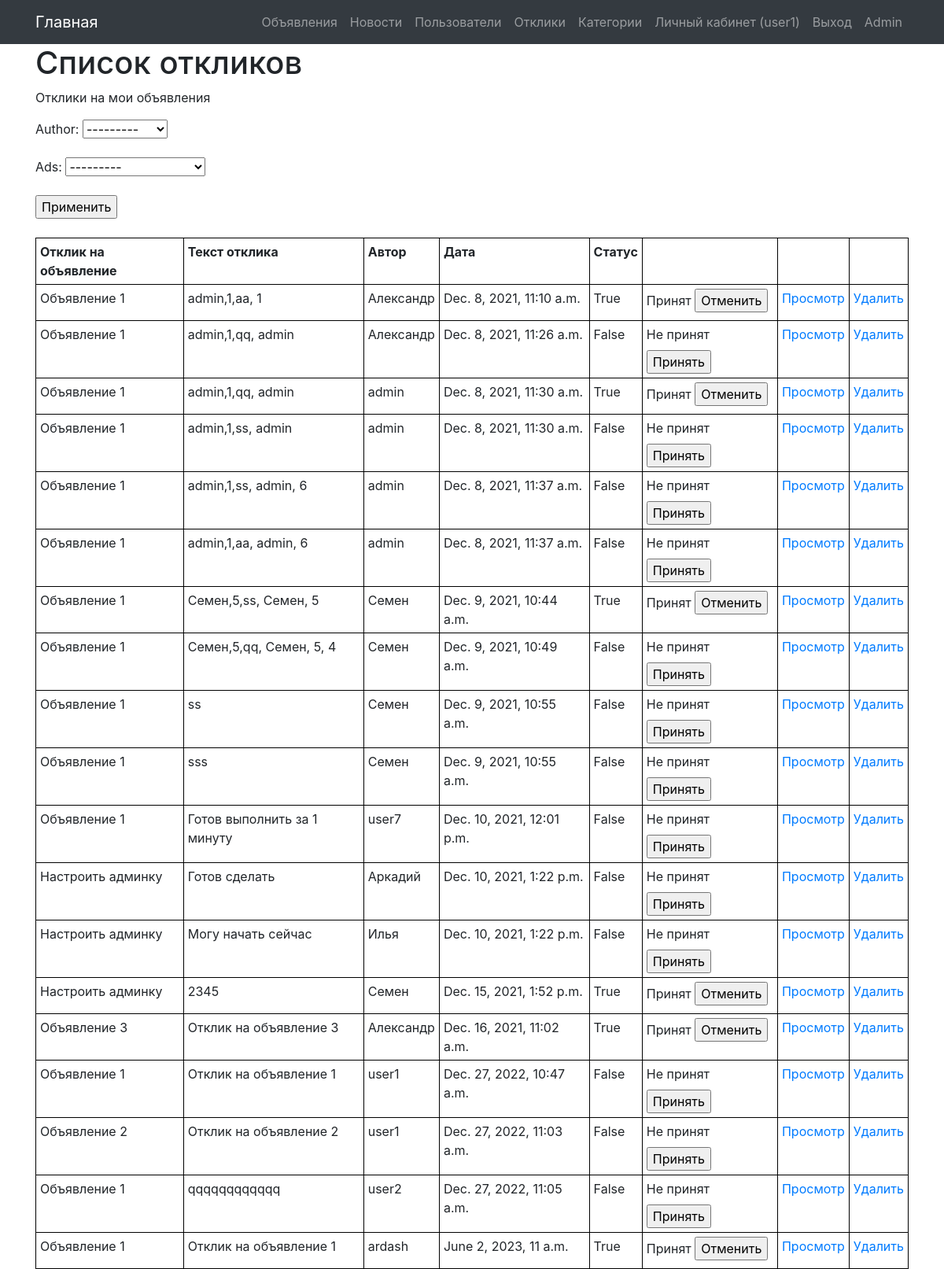
/answer/ (signed in), run on the app's committed database.
### ads/models.py (models this page shows, shortened)
class Answer(models.Model):
    author = models.ForeignKey(Author, on_delete=models.CASCADE)
    text = models.TextField()
    ads = models.ForeignKey(Ads, on_delete=models.CASCADE)
    date = models.DateTimeField(auto_now_add=True)
    status = models.BooleanField(default=False)
    class Meta:
        verbose_name = 'Отклик'
        verbose_name_plural = 'Отклики'

class Ads(models.Model):
    author = models.ForeignKey(Author, on_delete=models.CASCADE)
    title = models.CharField(max_length=128)
    text = RichTextUploadingField(blank=True, null=True)
    category = models.ForeignKey(Category, on_delete=models.CASCADE)
    date = models.DateTimeField(auto_now_add=True)
    def __str__(self):
        return f'{self.title}'
    class Meta:
        verbose_name = 'Объявление'
        verbose_name_plural = 'Обявлении'

class Author(models.Model):
    authorUser = models.OneToOneField(User, on_delete=models.CASCADE)
    def __str__(self):
        return f'{self.authorUser}'
    class Meta:
        verbose_name = 'Автор'
        verbose_name_plural = 'Авторы'

### ads/views.py (the view, shortened to what this page needs)
# urls.py: path('answer/', views.AnswerList.as_view(), name='answer_list'),
class AnswerList(ListView):
    model = Answer
    context_object_name = 'answers'
    template_name = 'answer-list.html'
    def get_filter(self):
        user = User.objects.get(id=self.request.user.id)
        queryset=Answer.objects.filter(ads__author=user.id).order_by('-date')
        return AnswerFilter(self.request.GET, queryset)
    def get_queryset(self):
        return self.get_filter().qs
    def get_context_data(self, **kwargs):
        context = super().get_context_data(**kwargs)
        context['filter'] = self.get_filter()
        context['answer_list'] = Answer.objects.all()
        return context

### templates/answer-list.html (shortened to what this page needs)
{% extends 'default.html' %}
{% block title %}
    Список откликов
{% endblock title %}
{% block content %}
<p>Отклики на мои объявления</p>
<form method="get">
    {{ filter.form.as_p }}
    <input type="submit" value="Применить">
</form>
{% if answer_list %}
<br>
<table>
    <tr>
        <td>
            <b>Отклик на объявление</b>
        </td>
        <td>
            <b>Текст отклика</b>
        </td>
        <td>
            <b>Автор</b>
        </td>
        <td>
            <b>Дата</b>
        </td>
        <td>
            <b>Статус</b>
        </td>
        <td></td>
        <td></td>
        <td></td>
    </tr>
    {% for answer in answer_list %}
    <tr>
        <td>
            {{ answer.ads.title }}
        </td>
        <td>
            {{ answer.text }}
        </td>
        <td>
            {{ answer.author }}
        </td>
        <td>
            {{ answer.date }}
        </td>
        <td>
            {{ answer.status }}
        </td>
        <td>
            {% if not answer.status %}
                <form method="POST">
                    <label for="name">Не принят </label>
                    <input type="submit" value='Принять'>
                </form>
            {% else %}
                <form method="POST">
                    <label for="name">Принят </label>
                    <input type="submit" value="Отменить">
                </form>
            {% endif %}
        </td>
        <td>
            <a href="{% url 'answer' answer.id %}">Просмотр</a>
        </td>
        <td>
            <a href="{% url 'answer_delete' answer.id %}">Удалить</a>
        </td>
    </tr>
    {% endfor %}
</table>
{% endif %}
{% endblock content %}

### templates/default.html (shortened to what this page needs)
{% load static %}
<!DOCTYPE html>
<html lang="en">
<head>
  <link type="text/css" href="{% static 'vendor/bootstrap/css/bootstrap.min.css' %}" rel="stylesheet">
</head>
<body>
    <nav class="navbar navbar-expand-lg navbar-dark bg-dark static-top">
        <div class="container">
            <a class="navbar-brand" href="/">Главная</a>
            <div class="collapse navbar-collapse" id="navbarResponsive">
                <ul class="navbar-nav ml-auto">
                    {% if request.user.is_authenticated %}
                        <li class="nav-item">
                            <a class="nav-link" href="{% url 'ads_list' %}">Объявления</a>
                        </li>
                        <li class="nav-item">
                            <a class="nav-link" href="{% url 'news_list' %}">Новости</a>
                        </li>
                        <li class="nav-item">
                            <a class="nav-link" href="{% url 'users' %}">Пользователи</a>
                        </li>
                        <li class="nav-item">
                            <a class="nav-link" href="{% url 'answer_list' %}">Отклики</a>
                        </li>
                        <li class="nav-item">
                            <a class="nav-link" href="{% url 'category_list' %}">Категории</a>
                        </li>
                    {% endif %}
                    {% if request.user.is_authenticated %}
                        <li class="nav-item">
                            <a class="nav-link" href="{% url 'accounts' %}">Личный кабинет ({{ request.user.username }})</a>
                        </li>
                    {% endif %}
                    {% if request.user.is_authenticated %}
                    <li class="nav-item">
                        <a class="nav-link" href="{% url 'account_logout' %}">Выход</a>
                    </li>
                    {% endif %}
                    <li class="nav-item">
                        <a class="nav-link" href="/admin/">Admin</a>
                    </li>
                </ul>
            </div>
        </div>
    </nav>
    <div class="container">
        <h1>
            {% block title %}
            {% endblock %}
        </h1>
    </div>
    <div class="container">
        {% block content %}
        {% endblock %}
    </div>
</body>
</html>

### templates/answer-list.html (style rules this page uses)
table { margin: 0px 0px; text-align: left; border: 1px solid rgb(0, 0, 0); width: 100%; border-collapse: collapse; }
td,th { border: 1px solid rgb(0, 0, 0); padding: 5px; vertical-align: top; }

### data on the page
Answer: ads "Объявление 1", text "admin,1,aa, 1", author "Александр", date "Dec. 8, 2021, 11:10 a.m.", status "True"
Answer: ads "Объявление 1", text "admin,1,qq, admin", author "Александр", date "Dec. 8, 2021, 11:26 a.m.", status "False"
Answer: ads "Объявление 1", text "admin,1,qq, admin", author "admin", date "Dec. 8, 2021, 11:30 a.m.", status "True"
Answer: ads "Объявление 1", text "admin,1,ss, admin", author "admin", date "Dec. 8, 2021, 11:30 a.m.", status "False"
Answer: ads "Объявление 1", text "admin,1,ss, admin, 6", author "admin", date "Dec. 8, 2021, 11:37 a.m.", status "False"
Answer: ads "Объявление 1", text "admin,1,aa, admin, 6", author "admin", date "Dec. 8, 2021, 11:37 a.m.", status "False"
Answer: ads "Объявление 1", text "Семен,5,ss, Семен, 5", author "Семен", date "Dec. 9, 2021, 10:44 a.m.", status "True"
Answer: ads "Объявление 1", text "Семен,5,qq, Семен, 5, 4", author "Семен", date "Dec. 9, 2021, 10:49 a.m.", status "False"
Answer: ads "Объявление 1", text "ss", author "Семен", date "Dec. 9, 2021, 10:55 a.m.", status "False"
Answer: ads "Объявление 1", text "sss", author "Семен", date "Dec. 9, 2021, 10:55 a.m.", status "False"
Answer: ads "Объявление 1", text "Готов выполнить за 1 минуту", author "user7", date "Dec. 10, 2021, 12:01 p.m.", status "False"
Answer: ads "Настроить админку", text "Готов сделать", author "Аркадий", date "Dec. 10, 2021, 1:22 p.m.", status "False"
Answer: ads "Настроить админку", text "Могу начать сейчас", author "Илья", date "Dec. 10, 2021, 1:22 p.m.", status "False"
Answer: ads "Настроить админку", text "2345", author "Семен", date "Dec. 15, 2021, 1:52 p.m.", status "True"
Answer: ads "Объявление 3", text "Отклик на объявление 3", author "Александр", date "Dec. 16, 2021, 11:02 a.m.", status "True"
Answer: ads "Объявление 1", text "Отклик на объявление 1", author "user1", date "Dec. 27, 2022, 10:47 a.m.", status "False"
Answer: ads "Объявление 2", text "Отклик на объявление 2", author "user1", date "Dec. 27, 2022, 11:03 a.m.", status "False"
Answer: ads "Объявление 1", text "qqqqqqqqqqqq", author "user2", date "Dec. 27, 2022, 11:05 a.m.", status "False"
Answer: ads "Объявление 1", text "Отклик на объявление 1", author "ardash", date "June 2, 2023, 11 a.m.", status "True"

### other printed values
{{ request.user.username }} "user1"
